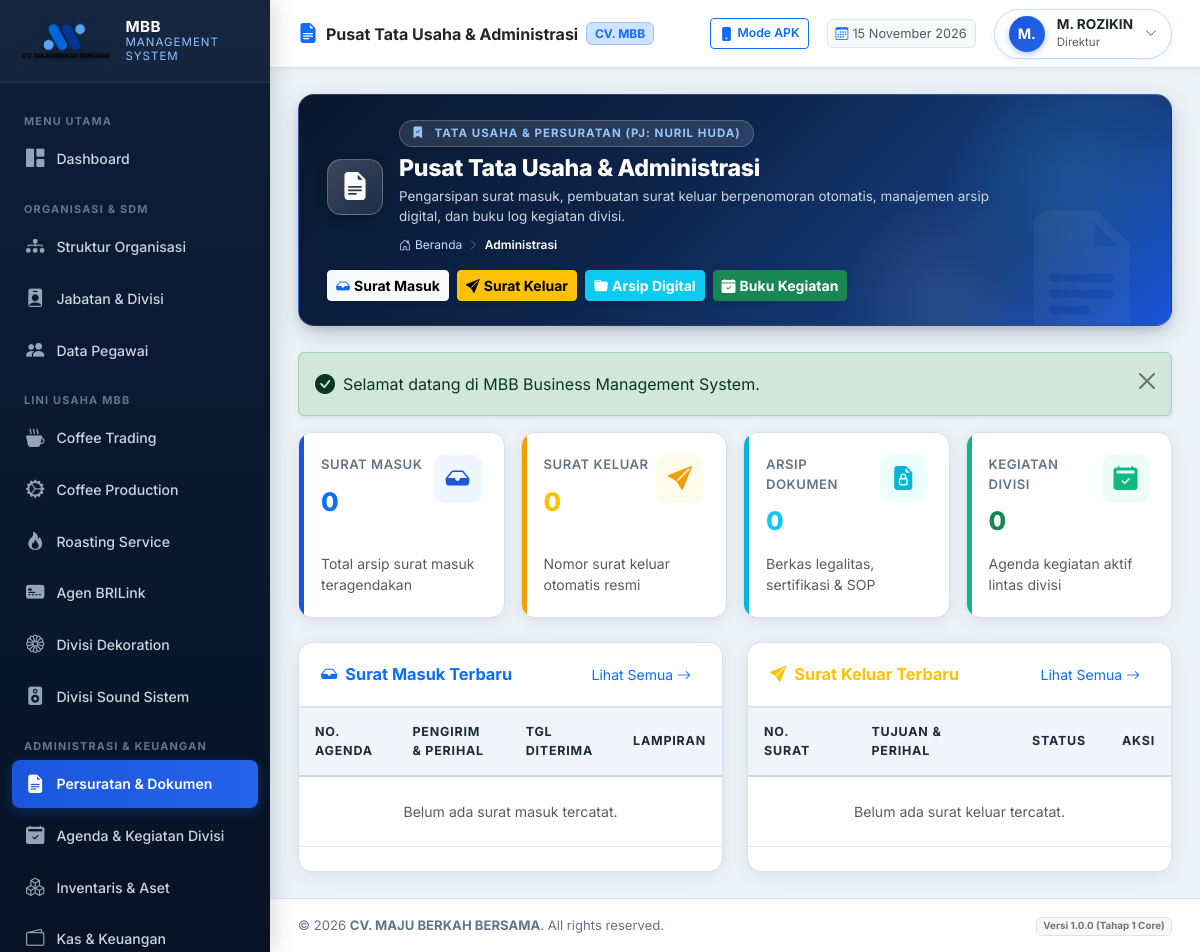
Page /modules/administration/index.php (signed in) on the committed database.
### tables this page shows
CREATE TABLE `users` (
  `id` int(11) NOT NULL AUTO_INCREMENT,
  `username` varchar(50) NOT NULL,
  `email` varchar(100) NOT NULL,
  `password_hash` varchar(255) NOT NULL,
  `role_id` int(11) NOT NULL,
  `employee_id` int(11) DEFAULT NULL,
  `is_active` tinyint(1) DEFAULT 1,
  `must_change_password` tinyint(1) DEFAULT 0,
  `last_login_at` datetime DEFAULT NULL,
  `last_login_ip` varchar(45) DEFAULT NULL,
  `created_at` datetime DEFAULT current_timestamp(),
  `updated_at` datetime DEFAULT current_timestamp() ON UPDATE current_timestamp(),
  PRIMARY KEY (`id`),
  UNIQUE KEY `username` (`username`),
  UNIQUE KEY `email` (`email`),
  UNIQUE KEY `employee_id` (`employee_id`),
  KEY `fk_user_role` (`role_id`),
  CONSTRAINT `fk_user_emp` FOREIGN KEY (`employee_id`) REFERENCES `employees` (`id`) ON DELETE SET NULL,
  CONSTRAINT `fk_user_role` FOREIGN KEY (`role_id`) REFERENCES `roles` (`id`)
);

CREATE TABLE `employees` (
  `id` int(11) NOT NULL AUTO_INCREMENT,
  `employee_code` varchar(30) NOT NULL,
  `full_name` varchar(150) NOT NULL,
  `gender` enum('L','P') DEFAULT 'L',
  `phone_number` varchar(30) DEFAULT NULL,
  `email` varchar(100) DEFAULT NULL,
  `address` text DEFAULT NULL,
  `division_id` int(11) DEFAULT NULL,
  `position_id` int(11) DEFAULT NULL,
  `join_date` date DEFAULT NULL,
  `employment_status` enum('TETAP','KONTRAK','MAGANG','HONORER') DEFAULT 'TETAP',
  `is_active` tinyint(1) DEFAULT 1,
  `avatar` varchar(255) DEFAULT NULL,
  `notes` text DEFAULT NULL,
  `created_at` datetime DEFAULT current_timestamp(),
  `updated_at` datetime DEFAULT current_timestamp() ON UPDATE current_timestamp(),
  PRIMARY KEY (`id`),
  UNIQUE KEY `employee_code` (`employee_code`),
  KEY `fk_emp_div` (`division_id`),
  KEY `fk_emp_pos` (`position_id`),
  CONSTRAINT `fk_emp_div` FOREIGN KEY (`division_id`) REFERENCES `divisions` (`id`) ON DELETE SET NULL,
  CONSTRAINT `fk_emp_pos` FOREIGN KEY (`position_id`) REFERENCES `positions` (`id`) ON DELETE SET NULL
);

CREATE TABLE `positions` (
  `id` int(11) NOT NULL AUTO_INCREMENT,
  `position_code` varchar(20) NOT NULL,
  `position_name` varchar(100) NOT NULL,
  `division_id` int(11) DEFAULT NULL,
  `parent_position_id` int(11) DEFAULT NULL,
  `level_rank` int(11) DEFAULT 1,
  `job_description` text DEFAULT NULL,
  `is_active` tinyint(1) DEFAULT 1,
  `created_at` datetime DEFAULT current_timestamp(),
  `updated_at` datetime DEFAULT current_timestamp() ON UPDATE current_timestamp(),
  PRIMARY KEY (`id`),
  UNIQUE KEY `position_code` (`position_code`),
  KEY `fk_pos_div` (`division_id`),
  KEY `fk_pos_parent` (`parent_position_id`),
  CONSTRAINT `fk_pos_div` FOREIGN KEY (`division_id`) REFERENCES `divisions` (`id`) ON DELETE SET NULL,
  CONSTRAINT `fk_pos_parent` FOREIGN KEY (`parent_position_id`) REFERENCES `positions` (`id`) ON DELETE SET NULL
);

### modules/administration/index.php (the view, shortened to what the rows shown need)
<?php
require_once __DIR__ . '/../../core/Auth.php';
require_once __DIR__ . '/../../helpers/utils.php';
$pageTitle = 'Pusat Tata Usaha & Administrasi';
require_once __DIR__ . '/../../components/header.php';
require_once __DIR__ . '/../../components/topbar.php';
?>
<div class="row g-4">
    <div class="col-lg-6">
        <div class="card-mbb h-100">
            <div class="card-mbb-body p-0">
                <div class="table-responsive">
                    <table class="table-mbb align-middle mb-0">
                        <thead>
                            <tr>
                                <th class="ps-3">No. Agenda</th>
                                <th>Pengirim & Perihal</th>
                                <th>Tgl Diterima</th>
                                <th class="text-end pe-3">Lampiran</th>
                            </tr>
                        </thead>
                    </table>
                </div>
            </div>
        </div>
    </div>
    <div class="col-lg-6">
        <div class="card-mbb h-100">
            <div class="card-mbb-body p-0">
                <div class="table-responsive">
                    <table class="table-mbb align-middle mb-0">
                        <thead>
                            <tr>
                                <th class="ps-3">No. Surat</th>
                                <th>Tujuan & Perihal</th>
                                <th>Status</th>
                                <th class="text-end pe-3">Aksi</th>
                            </tr>
                        </thead>
                    </table>
                </div>
            </div>
        </div>
    </div>
</div>
<?php require_once __DIR__ . '/../../components/footer.php'; ?>

### components/topbar.php (shortened to what the rows shown need)
<?php
$user = Auth::user();
$displayName = $user['full_name'] ?? ($user['username'] ?? 'User');
$displayRole = $user['role_title'] ?? ($user['role_name'] ?? 'User');
$displayPos  = $user['position_name'] ?? $displayRole;
$initials    = strtoupper(substr($displayName, 0, 2));
$activeMeta = $moduleMetadata[$currentModule ?? 'dashboard'] ?? [
    'title'    => $pageTitle ?? 'MBB Management System',
    'category' => 'SISTEM INFORMASI TERPADU',
    'icon'     => 'bi-grid-fill',
    'desc'     => 'Sistem manajemen operasional terpadu CV. MAJU BERKAH BERSAMA'
];
$bannerTitle    = $pageTitle ?? $activeMeta['title'];
?>
<div class="main-content">
    <header class="topbar">
        <div class="topbar-right">
            <div class="dropdown">
                <div class="user-profile-badge" data-bs-toggle="dropdown" aria-expanded="false">
                    <div class="user-avatar"><?= e($initials) ?></div>
                    <div class="d-none d-sm-block text-start lh-1">
                        <div class="fw-bold text-dark" style="font-size: 0.85rem;"><?= e($displayName) ?></div>
                        <small class="text-muted" style="font-size: 0.72rem;"><?= e($displayPos) ?></small>
                    </div>
                    <i class="bi bi-chevron-down text-muted" style="font-size: 0.75rem;"></i>
                </div>
            </div>
        </div>
    </header>
    <div class="content-body">
        <div class="page-hero-banner">
            <div class="page-hero-content">
                <div class="banner-title-group">
                    <div>
                        <h2 class="banner-page-title"><?= e($bannerTitle) ?></h2>
                    </div>
                </div>
            </div>
        </div>

### rows in the picture
users: employee.full_name "M.", employee.full_name "M. ROZIKIN", positions.position_name "Direktur"

### other values in the picture
get_company_setting('company_short_name', 'MBB') "MBB"
$bannerTitle "Pusat Tata Usaha & Administrasi"
$bannerCategory "TATA USAHA & PERSURATAN (PJ: NURIL HUDA)"
$bannerDesc "Pengarsipan surat masuk, pembuatan surat keluar berpenomoran otomatis, manajemen arsip digital, dan buku log kegiatan divisi."
$label "Administrasi"
$msg "Selamat datang di MBB Business Management System."
$totalIncoming "0"
$totalOutgoing "0"
$totalDocs "0"
$activeActivities "0"
get_company_setting('company_name', 'CV. MAJU BERKAH BERSAMA') "CV. MAJU BERKAH BERSAMA"
